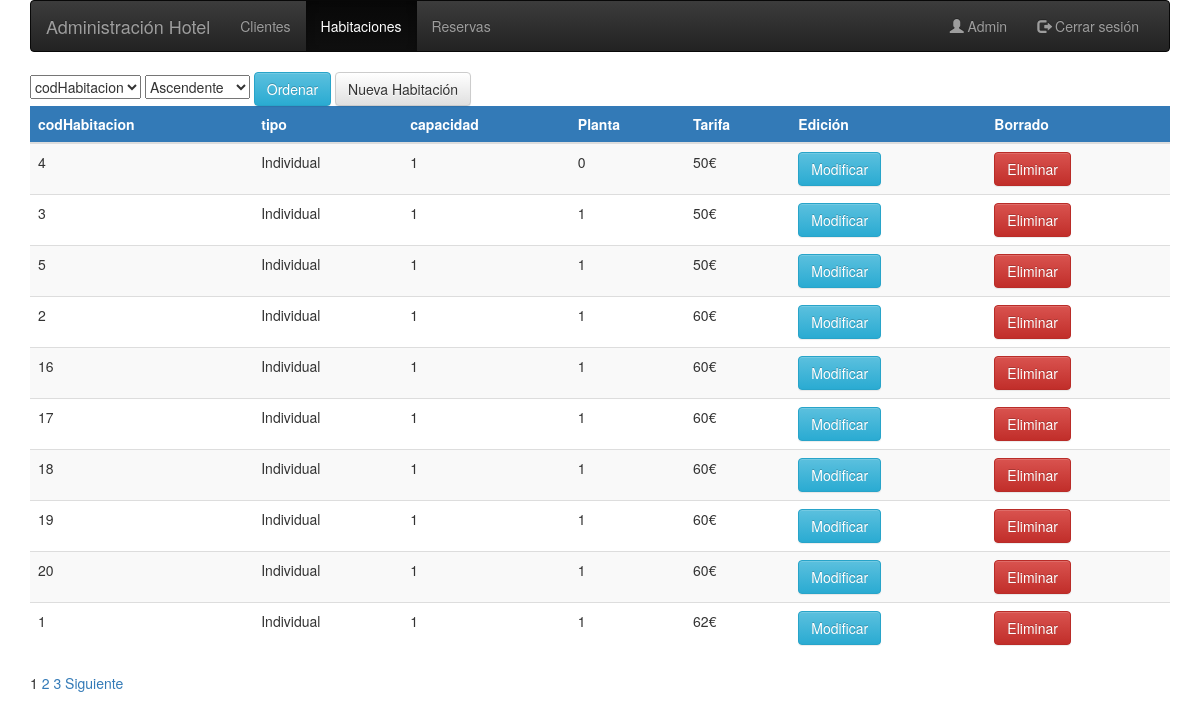
Before: /View/administracion/inicioHabitaciones.php (signed in) with the older database file.
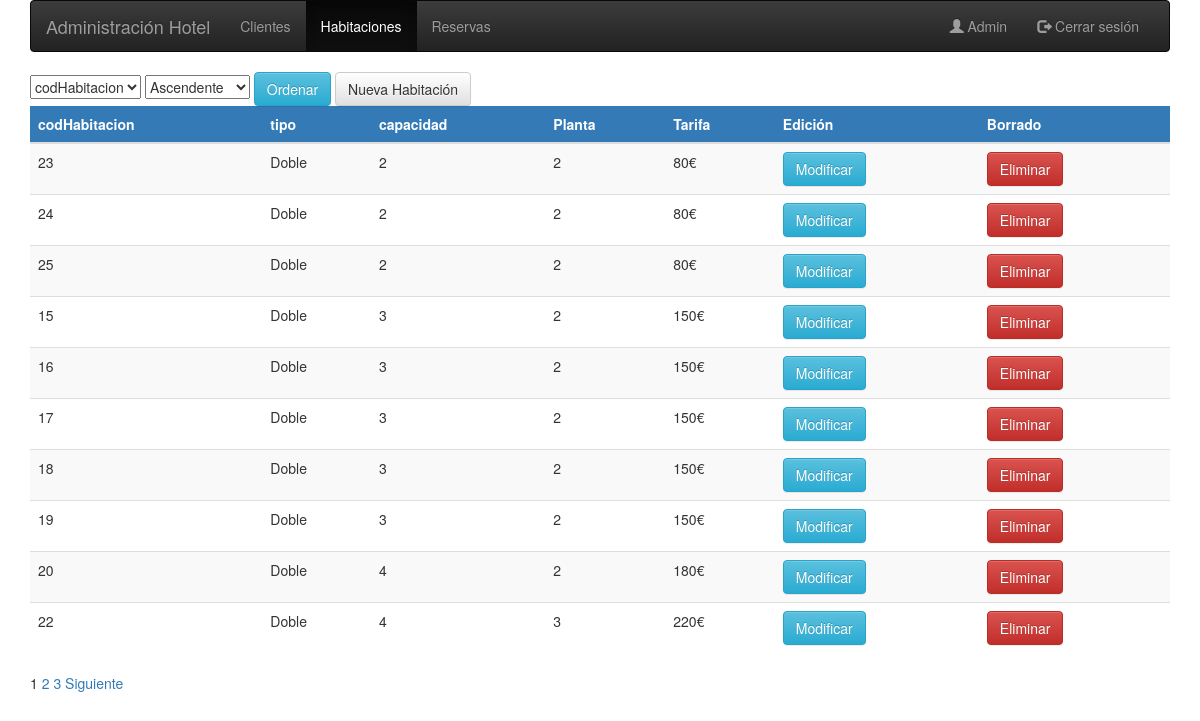
After: the same page with the newer database file.
### tables this page shows
CREATE TABLE `habitacion` (
  `codHabitacion` int(10) NOT NULL,
  `tipo` varchar(16) NOT NULL,
  `capacidad` int(11) NOT NULL,
  `planta` int(1) NOT NULL,
  `tarifa` double NOT NULL
);

### Controller/administracion/obtieneListaHabitaciones.php (called while the page is built, shortened)
<?php
    require_once '../../Model/Habitacion.php';
    $totalFilas = Habitacion::getTotalHabitaciones();
    $tamano_pagina = 10;
    $pagina = $_REQUEST["pagina"];
    if (!isset($pagina)) {
        $inicio = 0;
        $pagina = 1;
    } else {
        $inicio = ($pagina - 1) * $tamano_pagina;
    }
    $totalPaginas = ceil($totalFilas / $tamano_pagina);
    $orderBy = "ORDER BY tipo, capacidad, planta, tarifa";
    $orden = $_REQUEST["orden"];
    $tipoOrden = $_REQUEST["tipoOrden"];
    if (!empty($tipoOrden)) {
        $orderBy .= " " . $tipoOrden;
    } else {
        $orderBy .= " ASC";
    }
    $data['habitaciones'] = Habitacion::getHabitaciones($orderBy, $inicio, $tamano_pagina);
    require_once '../../View/administracion/listaHabitaciones.php';

### Model/Habitacion.php (called while the page is built, shortened)
<?php
class Habitacion {
    private $codHabitacion;
    private $tipo;
    private $capacidad;
    private $planta;
    private $tarifa;
    function __construct($codHabitacion,$tipo, $capacidad, $planta, $tarifa) {
        $this->codHabitacion = $codHabitacion;
        $this->tipo = $tipo;
        $this->capacidad = $capacidad;
        $this->planta = $planta;
        $this->tarifa = $tarifa;
    }
    function getCodHabitacion() {
        return $this->codHabitacion;
    }
    function getTipo() {
        return $this->tipo;
    }
    function getCapacidad() {
        return $this->capacidad;
    }
    function getPlanta() {
        return $this->planta;
    }
    function getTarifa() {
        return $this->tarifa;
    }
    public static function getTotalHabitaciones(){
        $conexion = HotelDB::connectDB();
        $seleccion = "SELECT * FROM habitacion";
        $consulta = $conexion->query($seleccion);
        $total = $consulta->rowCount();
        return $total;
    }
    public static function getHabitaciones($orderBy, $inicio, $tamano_pagina) {
        $conexion = HotelDB::connectDB();
        $seleccion = "SELECT * FROM habitacion " . $orderBy . " LIMIT " . $inicio . "," . $tamano_pagina;
        $consulta = $conexion->query($seleccion);
        $habitaciones = [];
        while ($registro = $consulta->fetchObject()) {
            $habitaciones[] = new Habitacion($registro->codHabitacion, $registro->tipo, $registro->capacidad, $registro->planta, $registro->tarifa);
        }
        return $habitaciones;
    }
}

### View/administracion/listaHabitaciones.php (the view, shortened to what the changed rows need)
<?php
  if ($_SESSION['logueadoAdmin']){
?>
<table id="tabladatos" class="table table-striped table-hover" data-orden="<?=$orden?>" data-tipo-orden="<?=$tipoOrden?>">
    <thead>
      <tr class="bg-primary">
        <th>codHabitacion</th>
        <th>tipo</th>
        <th>capacidad</th>
        <th>Planta</th>
        <th>Tarifa</th>
        <th>Edición</th>
        <th>Borrado</th>
      </tr>
    </thead>
    <tbody>
      <?php
        foreach ($data['habitaciones'] as $habitacion) {
      ?>
      <tr id="habitacion_<?=$habitacion->getCodHabitacion()?>" data-codHabitacion="<?= $habitacion->getCodHabitacion() ?>">
        <td class="codHabitacion"><?= $habitacion->getCodHabitacion() ?></td>
        <td class="tipo"><?= $habitacion->getTipo() ?></td>
        <td class="capacidad"><?= $habitacion->getCapacidad() ?></td>
        <td class="planta"><?= $habitacion->getPlanta() ?></td>
        <td class="tarifa"><?= $habitacion->getTarifa() ?>€</td>
        <td>
          <button type="button" class="btn btn-info btn-modificar">Modificar</button>
        </td>
        <td>
          <button type="button" class="btn btn-danger btn-eliminar">Eliminar</button>
        </td>
      </tr>
      <?php } ?>
    </tbody>
  </table>
  <div class="paginacion">
    <?php
      if ($totalPaginas > 1) {
        for ($i=1;$i<=$totalPaginas;$i++) {
          if ($pagina == $i){
             echo "<spam class='pagActual'> " ,$pagina , " </spam>";
          }else{
            echo '  <a href data-pagina="'.$i.'">'.$i.' </a>  ';
          }
        }
        if ($pagina != $totalPaginas){
          echo '<a href data-pagina="'.($pagina+1).'"> Siguiente</a>';
        }
      }
    ?>
  </div>
<?php
    }else{
        echo "Zona Inaccesible. Requiere Inicio de sesión";
    }

Changed rows visible on the page:
no longer on this page (row edited): habitacion: codHabitacion "4", tipo "Individual", capacidad "1", planta "0", tarifa "50"
no longer on this page (row unchanged): habitacion: codHabitacion "3", tipo "Individual", capacidad "1", planta "1", tarifa "50"
no longer on this page (row unchanged): habitacion: codHabitacion "5", tipo "Individual", capacidad "1", planta "1", tarifa "50"
no longer on this page (row edited): habitacion: codHabitacion "2", tipo "Individual", capacidad "1", planta "1", tarifa "60"
no longer on this page (row edited): habitacion: codHabitacion "1", tipo "Individual", capacidad "1", planta "1", tarifa "62"
added habitacion: codHabitacion "23", tipo "Doble", capacidad "2", planta "2", tarifa "80"
added habitacion: codHabitacion "24", tipo "Doble", capacidad "2", planta "2", tarifa "80"
added habitacion: codHabitacion "25", tipo "Doble", capacidad "2", planta "2", tarifa "80"
now on this page (row edited): habitacion: codHabitacion "15", tipo "Doble", capacidad "3", planta "2", tarifa "150"
changed habitacion id 16: tipo "Individual" → "Doble"; capacidad "1" → "3"; planta "1" → "2"; tarifa "60" → "150"
changed habitacion id 17: tipo "Individual" → "Doble"; capacidad "1" → "3"; planta "1" → "2"; tarifa "60" → "150"
changed habitacion id 18: tipo "Individual" → "Doble"; capacidad "1" → "3"; planta "1" → "2"; tarifa "60" → "150"
changed habitacion id 19: tipo "Individual" → "Doble"; capacidad "1" → "3"; planta "1" → "2"; tarifa "60" → "150"
changed habitacion id 20: tipo "Individual" → "Doble"; capacidad "1" → "4"; planta "1" → "2"; tarifa "60" → "180"
added habitacion: codHabitacion "22", tipo "Doble", capacidad "4", planta "3", tarifa "220"
